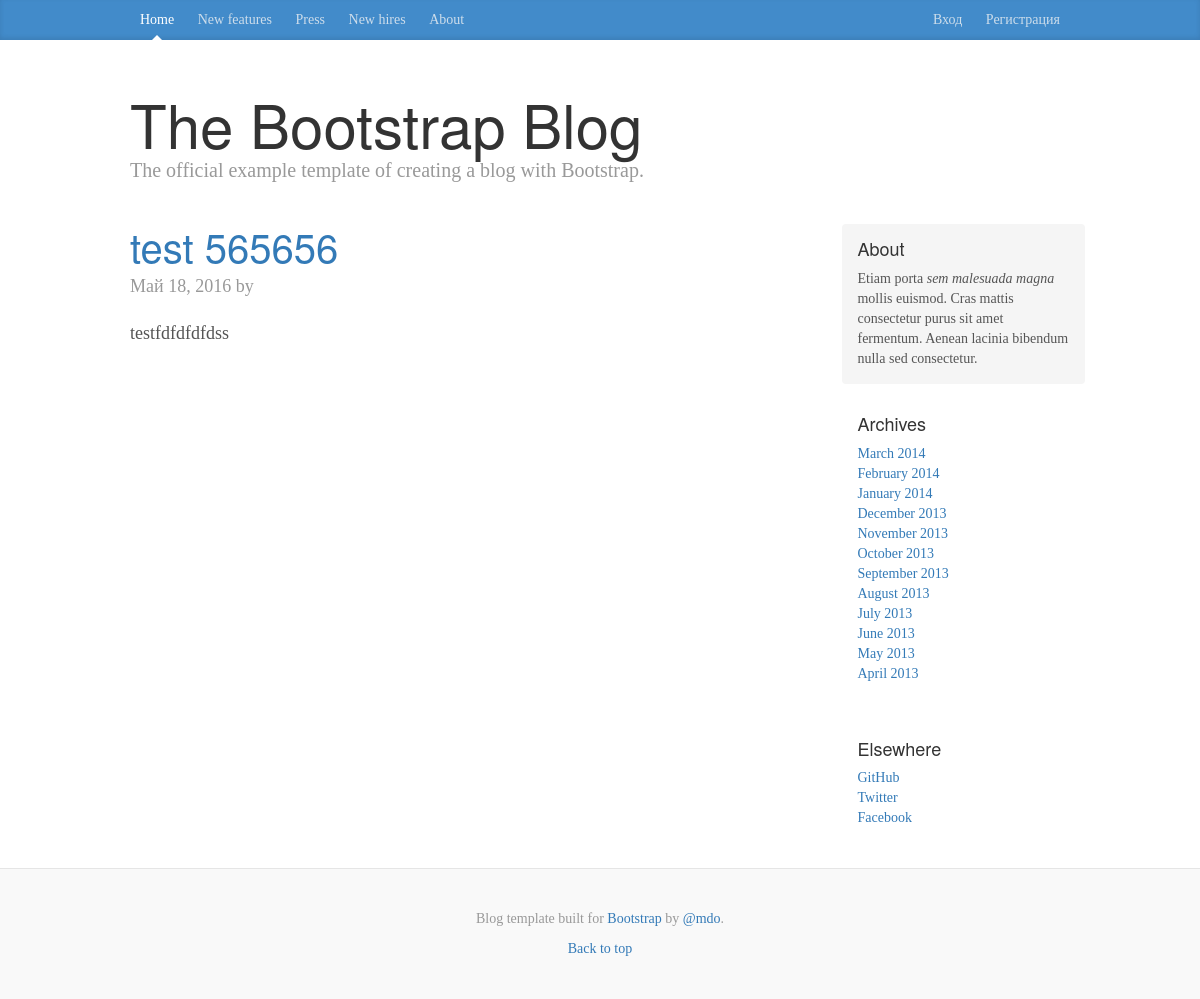
The app's page /, older data.
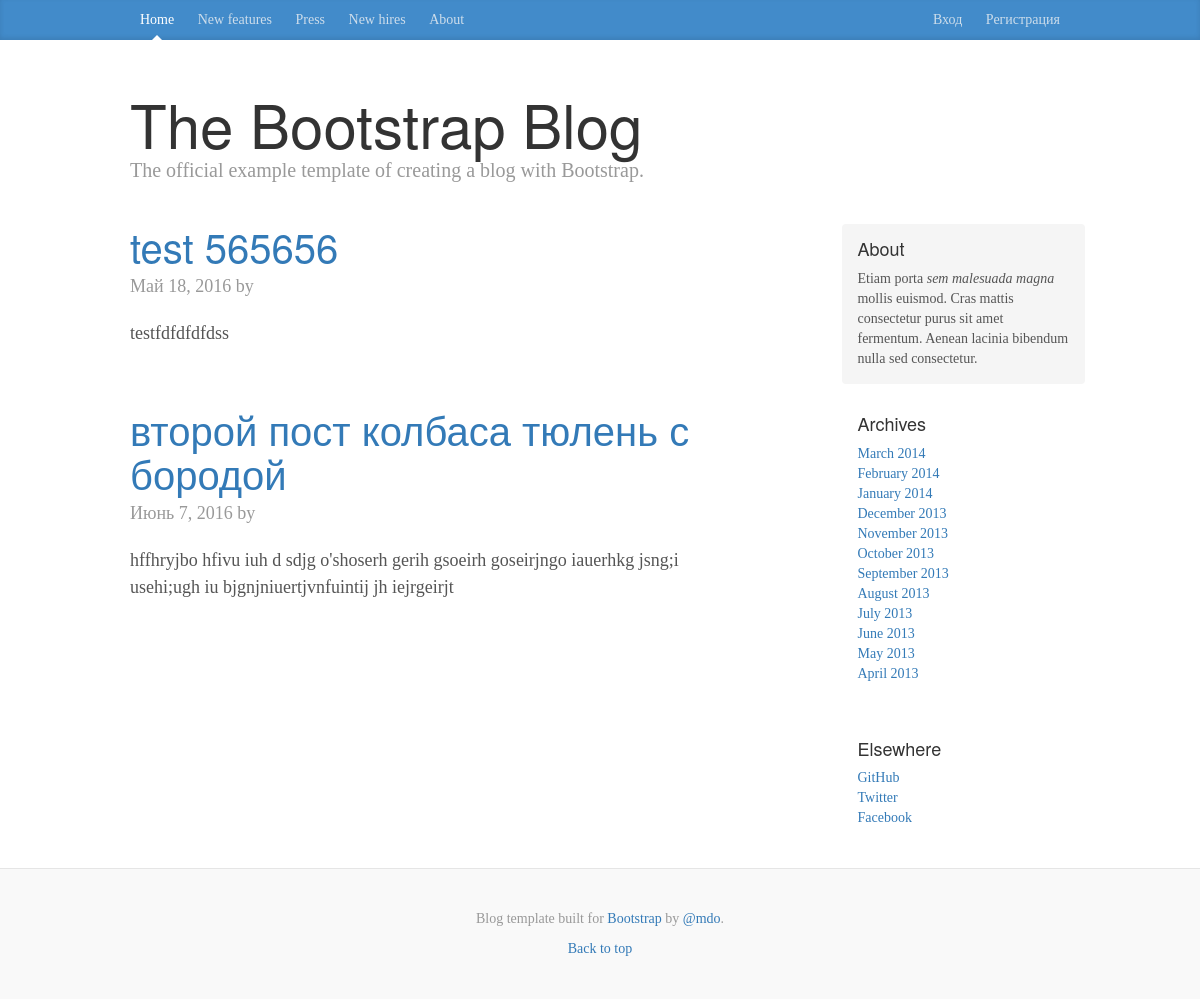
The same page, newer data.
### website/models.py (models this page shows, shortened)
class Post(models.Model):
    owner = models.ForeignKey(settings.AUTH_USER_MODEL)
    slug = models.SlugField(blank=True, unique=True)
    title = models.TextField()
    pub_date = models.DateField(default=timezone.now)
    short_desc = models.TextField()
    description = models.TextField()
    objects = models.Manager()
    custom_objects = CustomManager()

### website/views/views_public.py (the view)
# urls.py: 2. Add a URL to urlpatterns:  url(r'^$', views.home, name='home')
def home(request):
    posts = Post.objects.all()
    paginator = Paginator(posts, 2)
    page = 1
    if 'page' in request.GET:
        page = int(request.GET['page'])
    try:
        posts = paginator.page(page)
    except EmptyPage:
       posts = paginator.page(paginator.num_pages)
    return render(request, 'website/index.html',{'posts':posts})

### website/templates/website/index.html
{% extends 'website/common/layout.html' %}
{% block post_content %}
{% for post in posts %}
          <div class="blog-post">
            <h2 class="blog-post-title"><a href="{% url 'post' slug=post.slug %}">{{post.title}}</a></h2>
            <p class="blog-post-meta">{{post.pub_date}} by <a href="#">{{post.user}}</a></p>
            {{post.description|safe}}
          </div>
          {% endfor %}
{% endblock %}

Row changes from the older to the newer data that the page shows:
added Post: title "второй пост колбаса тюлень с бородой", pub_date "Июнь 7, 2016", description "hffhryjbo hfivu iuh d sdjg o'shoserh gerih gsoeirh goseirjngo iauerhkg jsng;i usehi;ugh iu bjgnjniuertjvnfuintij jh iejrgeirjt"
